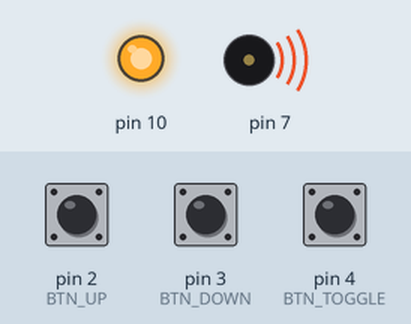
Bench run of a sketch on a simulated Arduino Uno, built with avr-gcc and run on an emulated ATmega328P. Parts: output pins drawn as LEDs (lit = HIGH), buzzer (waves = sounding). The test bench sets the inputs (shaded band); at power-on: pin 2 (BTN_UP) LOW, pin 3 (BTN_DOWN) LOW, pin 4 (BTN_TOGGLE) LOW. Pins used as bus, display or sensor lines are not drawn.

Above: at 1.2 s.
1.3 s: pin 2 (BTN_UP) pulled HIGH for 0.6 s
At 3.5 s:
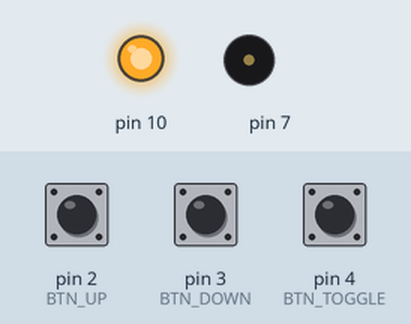
3.8 s: pin 3 (BTN_DOWN) pulled HIGH for 0.6 s
At 6.6 s:
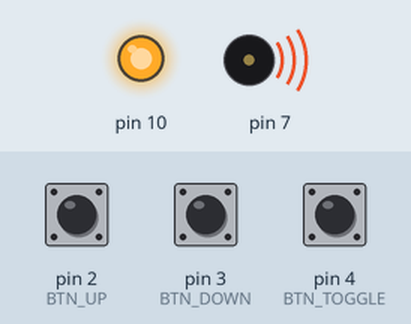
7.4 s: pin 3 (BTN_DOWN) pulled HIGH for 3.2 s
At 11.7 s:
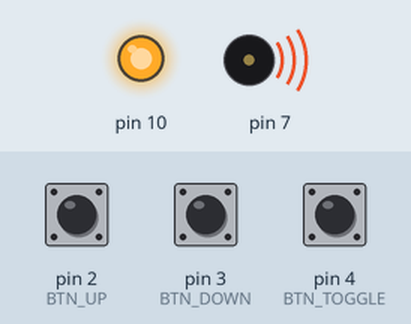
Timing chart, 0 to 13.2 s (numbered marks = the images above; inputs shaded):
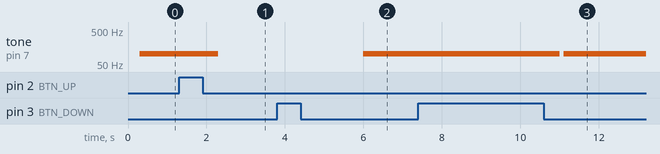

The sketch:

ex2.ino
```cpp
#include <SPI.h>
#include "common.h"

SevenSegment l = SevenSegment(9);
SevenSegment r = SevenSegment(8);

void setup()
{
    Serial.begin(9600);
    SPI.begin();
    SPI.beginTransaction(SPISettings(14000000, MSBFIRST, SPI_MODE0));
}


const int DISPLAY_DELAY = 500;

void loop() {
    Button BTN_UP = Button(2);
    Button BTN_DOWN = Button(3);
    Button BTN_TOGGLE = Button(4);

    int i = 0;
    int count_speed = 1;

    const int BTN_DELAY = 100;

    while(true) {
        if(BTN_UP.is_newly_press()) {
            count_speed = 1;
            delay(BTN_DELAY);
            continue;
        }
        if(BTN_DOWN.is_newly_press()) {
            count_speed = -1;
            delay(BTN_DELAY);
            continue;
        }
        if(BTN_TOGGLE.is_newly_press()) {
            count_speed = count_speed == 0 ? 1 : 0;
            delay(BTN_DELAY);
            continue;
        }

        i = min(99, max(0, i + count_speed));

        if(i == 0) {
            // TODO: make this a constant
            tone(7, 100, DISPLAY_DELAY);
        }

        dec_display(l, r, i);
        delay(DISPLAY_DELAY);
    }
}
```

common.h
```cpp
typedef u8 uint_8t; // 8bit unsigned

/// Mapping from number digital (up to 16) to 7 segment display (in hex)
const int HEX_DIGIT_7SEG[] ={
  0x3F,
  0x06,
  0x5B,
  0x4F,
  0x66,
  0x6D,
  0x7D,
  0x07,
  0x7F,
  0x6F,
  0x77,
  0x7C,
  0x39,
  0x5E,
  0x79,
  0x71
};

/// Represent Slave 7segment
class SevenSegment {
private:
  u8 pin;

public:
  SevenSegment(u8 data_pin) {
    this->pin = data_pin;
    pinMode(pin, OUTPUT);
  }

  /// display data to this 7segment
  /// bit_field: bit field represent state (on/off) of each segment in 7 segment
  void emit(u8 bit_field) {
    SPI.transfer(bit_field);
  	digitalWrite(this->pin, HIGH);
  	digitalWrite(this->pin, LOW);
  }

  /// display hex digit to this 7segment
  /// hex_digit: hex number to be display, any number greater than 16 will be truncate
  void emit_hex_digit(u8 hex_digit) {
    this->emit(HEX_DIGIT_7SEG[hex_digit & 0b1111]);
  }
};

/// Represent 2legged arduino button
class Button {
private:
    u8 btn_pin;
    bool pressed;
public:
    Button(u8 btn_pin) {
        pinMode(btn_pin, INPUT);
        this->btn_pin = btn_pin;
        this->pressed = false;
    }

    /// is button is pressed at this moment (equivanlant to digitalRead)
    bool is_pressing() {
        return digitalRead(this->btn_pin) == LOW;
    }

    /// is the button starting to be pressed
    /// this will return true if and only if button is pressed now but previously isn't

    /// this function must be call frequency and regulary to be correct,
    /// since the internal state keeping track of button state only update in this function
    bool is_newly_press() {
        bool is_pressing = this->is_pressing();
        if(!this->pressed) {
            // button not previsly press, update it
            this->pressed = is_pressing;
            return is_pressing;
        }
        else {
            this->pressed = is_pressing;
            return false;
        }
    }
};

/// display hexadecimal number [n] in 7segment [l] and [r]
/// [l] will be use as most significant digit (digit on the left when written)
/// [r] will be use as least significant digit (digit on the right when written)
/// number greater than 0xFF will be truncate
void hex_display(SevenSegment& l, SevenSegment& r, u8 n) {
  	r.emit_hex_digit(n);
    l.emit_hex_digit(n >> 4);
}


/// display decimal number [n] in 7segment [l] and [r]
/// [l] will be use as most significant digit (digit on the left when written)
/// [r] will be use as least significant digit (digit on the right when written)
/// number greater than 99 will be truncate
void dec_display(SevenSegment& l, SevenSegment& r, u8 n) {
    r.emit_hex_digit(n % 10);
    l.emit_hex_digit(n / 10);
}
```

Measured:
- after the input at 1.3 s, tone on pin 7: 100 Hz → silent after 1.0 s
- after the input at 3.8 s, tone on pin 7: silent → 100 Hz after 2.2 s
- after the input at 7.4 s, tone on pin 7: 100 Hz → silent after 3.6 s, → 100 Hz 0.10 s later
